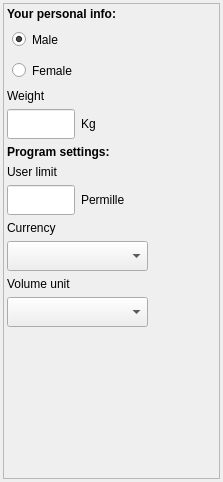
          <widget class="QWidget" name="scrollAreaWidgetContents_5">
           <property name="geometry">
            <rect>
             <x>0</x>
             <y>0</y>
             <width>223</width>
             <height>482</height>
            </rect>
           </property>
           <layout class="QGridLayout" name="gridLayout_7">
            <property name="margin">
             <number>3</number>
            </property>
            <item row="0" column="0">
             <widget class="QFrame" name="frameSettings">
              <property name="frameShape">
               <enum>QFrame::StyledPanel</enum>
              </property>
              <property name="frameShadow">
               <enum>QFrame::Raised</enum>
              </property>
              <layout class="QGridLayout" name="gridLayout_14" columnstretch="1,1,1">
               <property name="margin">
                <number>3</number>
               </property>
               <item row="0" column="0" colspan="2">
                <widget class="QLabel" name="label_10">
                 <property name="font">
                  <font>
                   <weight>75</weight>
                   <bold>true</bold>
                  </font>
                 </property>
                 <property name="text">
                  <string>Your personal info:</string>
                 </property>
                </widget>
               </item>
               <item row="1" column="0" colspan="2">
                <widget class="QRadioButton" name="rdoMale">
                 <property name="styleSheet">
                  <string notr="true">padding:5px</string>
                 </property>
                 <property name="text">
                  <string>Male</string>
                 </property>
                 <property name="checked">
                  <bool>true</bool>
                 </property>
                </widget>
               </item>
               <item row="2" column="0" colspan="2">
                <widget class="QRadioButton" name="rdoFemale">
                 <property name="styleSheet">
                  <string notr="true">padding:5px</string>
                 </property>
                 <property name="text">
                  <string>Female</string>
                 </property>
                </widget>
               </item>
               <item row="3" column="0" colspan="2">
                <widget class="QLabel" name="label_6">
                 <property name="layoutDirection">
                  <enum>Qt::LeftToRight</enum>
                 </property>
                 <property name="text">
                  <string>Weight</string>
                 </property>
                </widget>
               </item>
               <item row="4" column="1">
                <widget class="QLabel" name="label_7">
                 <property name="text">
                  <string>Kg</string>
                 </property>
                </widget>
               </item>
               <item row="5" column="0" colspan="2">
                <widget class="QLabel" name="label_11">
                 <property name="font">
                  <font>
                   <weight>75</weight>
                   <bold>true</bold>
                  </font>
                 </property>
                 <property name="text">
                  <string>Program settings:</string>
                 </property>
                </widget>
               </item>
               <item row="6" column="0" colspan="2">
                <widget class="QLabel" name="label_29">
                 <property name="layoutDirection">
                  <enum>Qt::LeftToRight</enum>
                 </property>
                 <property name="text">
                  <string>User limit</string>
                 </property>
                </widget>
               </item>
               <item row="7" column="1">
                <widget class="QLabel" name="lblPermilleSignSettings">
                 <property name="text">
                  <string>Permille</string>
                 </property>
                </widget>
               </item>
               <item row="8" column="0" colspan="2">
                <widget class="QLabel" name="label_32">
                 <property name="layoutDirection">
                  <enum>Qt::LeftToRight</enum>
                 </property>
                 <property name="text">
                  <string>Currency</string>
                 </property>
                </widget>
               </item>
               <item row="9" column="0" colspan="2">
                <widget class="QComboBox" name="cmbCurrency">
                 <property name="styleSheet">
                  <string notr="true">padding:6px</string>
                 </property>
                </widget>
               </item>
               <item row="10" column="0" colspan="2">
                <widget class="QLabel" name="label_33">
                 <property name="text">
                  <string>Volume unit</string>
                 </property>
                </widget>
               </item>
               <item row="11" column="0" colspan="2">
                <widget class="QComboBox" name="cmbVolUnit">
                 <property name="styleSheet">
                  <string notr="true">padding:6px</string>
                 </property>
                </widget>
               </item>
               <item row="12" column="0">
                <spacer name="verticalSpacer_2">
                 <property name="orientation">
                  <enum>Qt::Vertical</enum>
                 </property>
                 <property name="sizeHint" stdset="0">
                  <size>
                   <width>20</width>
                   <height>40</height>
                  </size>
                 </property>
                </spacer>
               </item>
               <item row="7" column="2">
                <spacer name="horizontalSpacer_6">
                 <property name="orientation">
                  <enum>Qt::Horizontal</enum>
                 </property>
                 <property name="sizeHint" stdset="0">
                  <size>
                   <width>40</width>
                   <height>20</height>
                  </size>
                 </property>
                </spacer>
               </item>
               <item row="7" column="0">
                <widget class="QLineEdit" name="edtAddLimit">
                 <property name="styleSheet">
                  <string notr="true">padding:6px</string>
                 </property>
                 <property name="inputMethodHints">
                  <set>Qt::ImhFormattedNumbersOnly</set>
                 </property>
                </widget>
               </item>
               <item row="4" column="0">
                <widget class="QLineEdit" name="edtWeight">
                 <property name="styleSheet">
                  <string notr="true">padding:6px</string>
                 </property>
                 <property name="inputMethodHints">
                  <set>Qt::ImhFormattedNumbersOnly</set>
                 </property>
                </widget>
               </item>
              </layout>
             </widget>
            </item>
           </layout>
          </widget>
